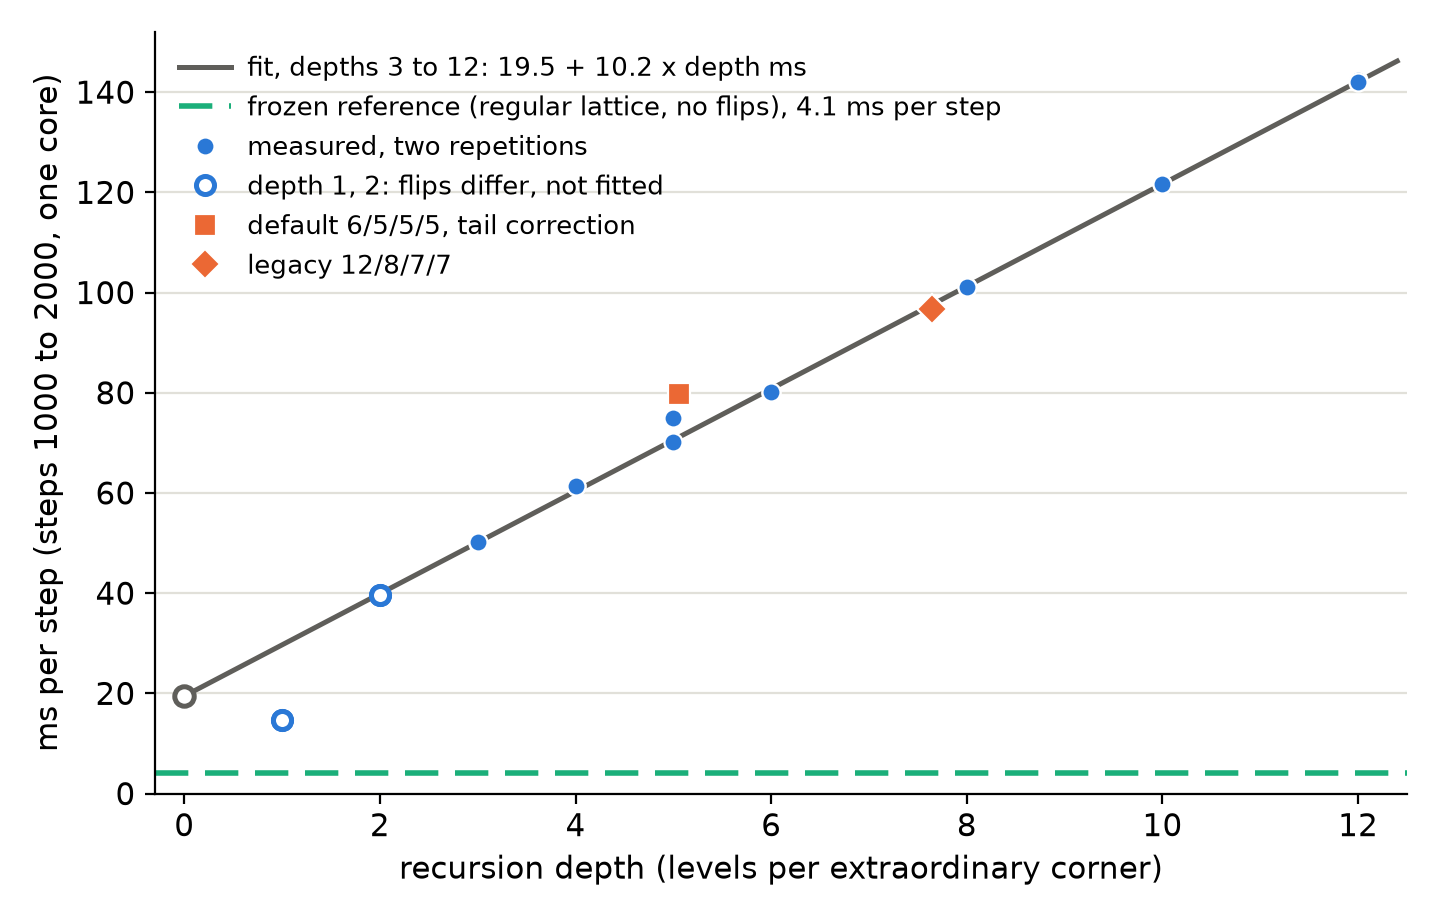

Generate this figure with Python:
"""Step cost against the irregular-patch recursion depth (docs/irregular_patch_results.md section 10).

Reads results/results_rep1.txt and results/results_rep2.txt, writes depth_cost_plot.svg and .png
beside this script. Per-step cost = (t_2000 - t_1000) / 1000 steps.
"""
import os
import re

import matplotlib
matplotlib.use("Agg")
import matplotlib.pyplot as plt
import numpy as np

HERE = os.path.dirname(os.path.abspath(__file__))


def load(path):
    t = {}
    for line in open(path):
        m = re.match(r"(\S+) (?:load=\S+ )?real \S+ user (\S+)", line)
        if m:
            t[m.group(1)] = float(m.group(2))
    return {v: (t[v + "_n2000"] - t[v + "_n1000"]) for v in
            [k[:-6] for k in t if k.endswith("_n1000")]}


reps = [load(os.path.join(HERE, "results", f"results_rep{i}.txt")) for i in (1, 2)]
uniform = [1, 2, 3, 4, 5, 6, 8, 10, 12]
fit_depths = [d for d in uniform if d >= 3]
y_fit = np.array([reps[0][f"d{d}"] for d in fit_depths])
b, a = np.polyfit(fit_depths, y_fit, 1)
frozen = np.mean([r["frozen"] for r in reps])
# effective depth of a per-valence quadrature: (force-pass kernel calls - fixed part) / (3 x corners)
eff = {"default": (25803 - 1092) / (3 * 1629), "legacy": (38666 - 1092) / (3 * 1638)}

BLUE, ORANGE, GRAY, LIGHT = "#2a78d6", "#eb6834", "#5f5e5a", "#b4b2a9"
plt.rcParams.update({"font.size": 11, "font.family": "sans-serif", "svg.fonttype": "none"})
fig, ax = plt.subplots(figsize=(7.2, 4.6), dpi=200)

x = np.linspace(0, 12.4, 2)
ax.plot(x, a + b * x, color=GRAY, lw=1.8, zorder=1,
        label=f"fit, depths 3 to 12: {a:.1f} + {b:.1f} x depth ms")
ax.axhline(frozen, color="#1baf7a", lw=2.0, ls=(0, (6, 3)), zorder=2, label=f"frozen reference (regular lattice, no flips), {frozen:.1f} ms per step")
ax.plot(0, a, "o", ms=7, mfc="white", mec=GRAY, mew=1.8, zorder=3)

for i, r in enumerate(reps):
    ax.plot(fit_depths, [r[f"d{d}"] for d in fit_depths], "o", ms=6.5, color=BLUE, mec="white", mew=0.8,
            zorder=4, label="measured, two repetitions" if i == 0 else None)
    ax.plot([1, 2], [r["d1"], r["d2"]], "o", ms=6.5, mfc="white", mec=BLUE, mew=1.8, zorder=4,
            label="depth 1, 2: flips differ, not fitted" if i == 0 else None)

ax.plot(eff["default"], np.mean([r["default"] for r in reps]), "s", ms=8, color=ORANGE, mec="white", mew=0.8,
        zorder=5, label="default 6/5/5/5, tail correction")
ax.plot(eff["legacy"], np.mean([r["legacy"] for r in reps]), "D", ms=7.5, color=ORANGE, mec="white", mew=0.8,
        zorder=5, label="legacy 12/8/7/7")

ax.set_xlim(-0.3, 12.5)
ax.set_ylim(0, 152)
ax.set_xticks(range(0, 13, 2))
ax.set_xlabel("recursion depth (levels per extraordinary corner)")
ax.set_ylabel("ms per step (steps 1000 to 2000, one core)")
for s in ("top", "right"):
    ax.spines[s].set_visible(False)
ax.grid(axis="y", color="#e1e0d9", lw=0.8)
ax.set_axisbelow(True)
ax.legend(loc="upper left", frameon=False, fontsize=9.5, handletextpad=0.6)
fig.tight_layout()
for ext in ("svg", "png"):
    fig.savefig(os.path.join(HERE, f"depth_cost_plot.{ext}"))
print(f"fit a={a:.2f} b={b:.3f} frozen={frozen:.2f} eff={eff}")
